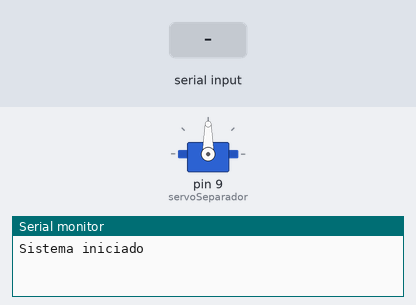
This sketch was run on a simulated Arduino Uno, built with avr-gcc and run on an emulated ATmega328P. Parts: servo, the last lines printed to the serial monitor. The test bench sets the inputs (shaded band).

Above: at 1.2 s.
1.3 s: "organico\n" received over Serial
At 2.0 s:
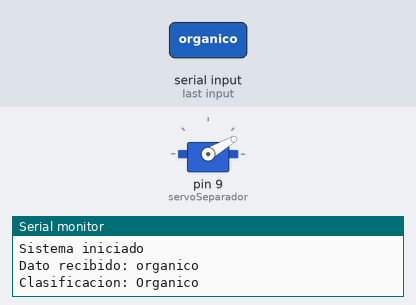
3.8 s: "inorganico\n" received over Serial
At 4.6 s:
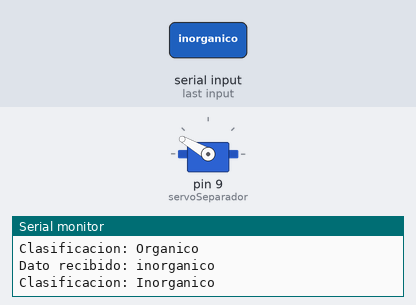
Timing chart, 0 to 6.8 s (numbered marks = the images above; inputs shaded):
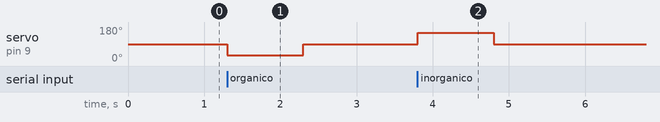

The sketch:

calsificador_residuos.ino
```cpp
#include <Servo.h>

// ==============================
// Crear objeto servo
// ==============================

Servo servoSeparador;

// ==============================
// Variable para datos seriales
// ==============================

String dato = "";

// ==============================
// Configuración inicial
// ==============================

void setup() {

  // Iniciar comunicación serial
  Serial.begin(115200);

  // Conectar servo al pin 9
  servoSeparador.attach(9);

  // Posición inicial del servo
  servoSeparador.write(90);

  Serial.println("Sistema iniciado");
}

// ==============================
// Bucle principal
// ==============================

void loop() {

  // Verificar si llegaron datos
  if (Serial.available()) {

    // Leer texto enviado desde Python
    dato = Serial.readStringUntil('\n');

    // Eliminar espacios o saltos de línea
    dato.trim();

    Serial.print("Dato recibido: ");
    Serial.println(dato);

    // ==============================
    // Residuo orgánico
    // ==============================

    if (dato == "organico") {

      Serial.println("Clasificacion: Organico");

      // Mover servo hacia un lado
      servoSeparador.write(30);

      delay(1000);

      // Regresar a posición inicial
      servoSeparador.write(90);

      delay(500);
    }

    // ==============================
    // Residuo inorgánico
    // ==============================

    if (dato == "inorganico") {

      Serial.println("Clasificacion: Inorganico");

      // Mover servo hacia el otro lado
      servoSeparador.write(150);

      delay(1000);

      // Regresar a posición inicial
      servoSeparador.write(90);

      delay(500);
    }
  }
}
```

Measured:
- after the input at 1.3 s, servo on pin 9 (servoSeparador): 90° → 30° at once, → 90° 1.0 s later
- after the input at 3.8 s, servo on pin 9 (servoSeparador): 90° → 150° at once, → 90° 1.0 s later
